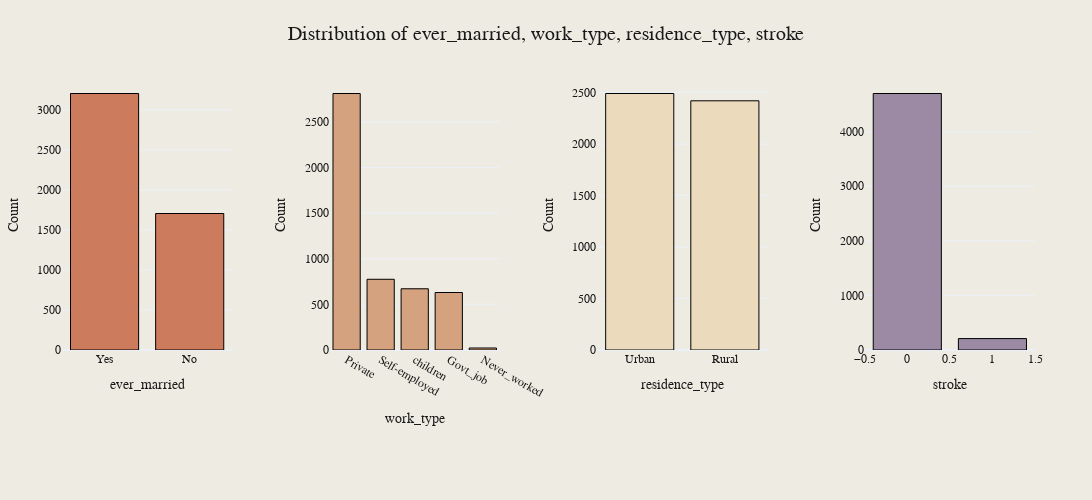

Here is the notebook cell this chart was saved with:
### Markdown cell above
The bar plots reveal the following about `gender`, `hypertension`, `heart_disease`, and `smoking_status`

- **Gender:**

  - The dataset contains more females than males.
  - There's a very small number of "Other" gender entries, which may need special handling in the analysis.

- **Hypertension:**

  - Highly imbalanced distribution.
  - The vast majority of patients do not have hypertension (value 0).
  - This imbalance will need to be addressed in the modeling phase to prevent bias.

- **Heart Disease:**

  - Similar to hypertension, there's a significant imbalance.
  - Most patients in the dataset do not have heart disease (value 0).
  - This imbalance also requires attention during model development.

- **Smoking Status:**
  - "Never smoked" is the most common category.
  - There's a significant number of "Unknown" entries, which may require special handling.
  - "Formerly smoked" and "smokes" categories have lower, but similar frequencies.
  - The high number of "Unknown" entries could impact the analysis and may need imputation or special treatment.

### Code cell
plot_combined_bar_charts(
    stroke_df,
    categorical_features_set2,
    max_features_per_plot=4,
    save_path="../images/categorical_distributions_set2",
)

### Figure 1 — Plotly figure (JSON) as saved in the notebook; plotly's stock layout.template omitted (floating-point values rounded to 4 significant figures)
{"data": [{"marker": {"color": "#CC7B5C", "line": {"color": "#000000", "width": 1}}, "name": "ever_married", "type": "bar", "x": ["Yes", "No"], "xaxis": "x", "y": [3204, 1705], "yaxis": "y"}, {"marker": {"color": "#D4A27F", "line": {"color": "#000000", "width": 1}}, "name": "work_type", "type": "bar", "x": ["Private", "Self-employed", "children", "Govt_job", "Never_worked"], "xaxis": "x2", "y": [2811, 775, 671, 630, 22], "yaxis": "y2"}, {"marker": {"color": "#EBDBBC", "line": {"color": "#000000", "width": 1}}, "name": "residence_type", "type": "bar", "x": ["Urban", "Rural"], "xaxis": "x3", "y": [2490, 2419], "yaxis": "y3"}, {"marker": {"color": "#9C8AA5", "line": {"color": "#000000", "width": 1}}, "name": "stroke", "type": "bar", "x": [0, 1], "xaxis": "x4", "y": [4700, 209], "yaxis": "y4"}], "layout": {"font": {"color": "#191919", "family": "Styrene A", "size": 12}, "height": 500, "margin": {"b": 150, "l": 50, "r": 50, "t": 80}, "paper_bgcolor": "#EEECE2", "plot_bgcolor": "#EEECE2", "showlegend": false, "title": {"font": {"color": "#191919", "family": "Styrene B", "size": 20}, "text": "Distribution of ever_married, work_type, residence_type, stroke", "x": 0.5}, "width": 1600, "xaxis": {"anchor": "y", "domain": [0, 0.175], "showticklabels": true, "tickfont": {"color": "#191919", "family": "Styrene A", "size": 12}, "title": {"font": {"color": "#191919", "family": "Styrene A", "size": 14}, "text": "ever_married"}}, "xaxis2": {"anchor": "y2", "domain": [0.275, 0.45], "showticklabels": true, "tickfont": {"color": "#191919", "family": "Styrene A", "size": 12}, "title": {"font": {"color": "#191919", "family": "Styrene A", "size": 14}, "text": "work_type"}}, "xaxis3": {"anchor": "y3", "domain": [0.55, 0.725], "showticklabels": true, "tickfont": {"color": "#191919", "family": "Styrene A", "size": 12}, "title": {"font": {"color": "#191919", "family": "Styrene A", "size": 14}, "text": "residence_type"}}, "xaxis4": {"anchor": "y4", "domain": [0.825, 1], "showticklabels": true, "tickfont": {"color": "#191919", "family": "Styrene A", "size": 12}, "title": {"font": {"color": "#191919", "family": "Styrene A", "size": 14}, "text": "stroke"}}, "yaxis": {"anchor": "x", "domain": [0, 1], "tickfont": {"color": "#191919", "family": "Styrene A", "size": 12}, "title": {"font": {"color": "#191919", "family": "Styrene A", "size": 14}, "text": "Count"}}, "yaxis2": {"anchor": "x2", "domain": [0, 1], "tickfont": {"color": "#191919", "family": "Styrene A", "size": 12}, "title": {"font": {"color": "#191919", "family": "Styrene A", "size": 14}, "text": "Count"}}, "yaxis3": {"anchor": "x3", "domain": [0, 1], "tickfont": {"color": "#191919", "family": "Styrene A", "size": 12}, "title": {"font": {"color": "#191919", "family": "Styrene A", "size": 14}, "text": "Count"}}, "yaxis4": {"anchor": "x4", "domain": [0, 1], "tickfont": {"color": "#191919", "family": "Styrene A", "size": 12}, "title": {"font": {"color": "#191919", "family": "Styrene A", "size": 14}, "text": "Count"}}}}
